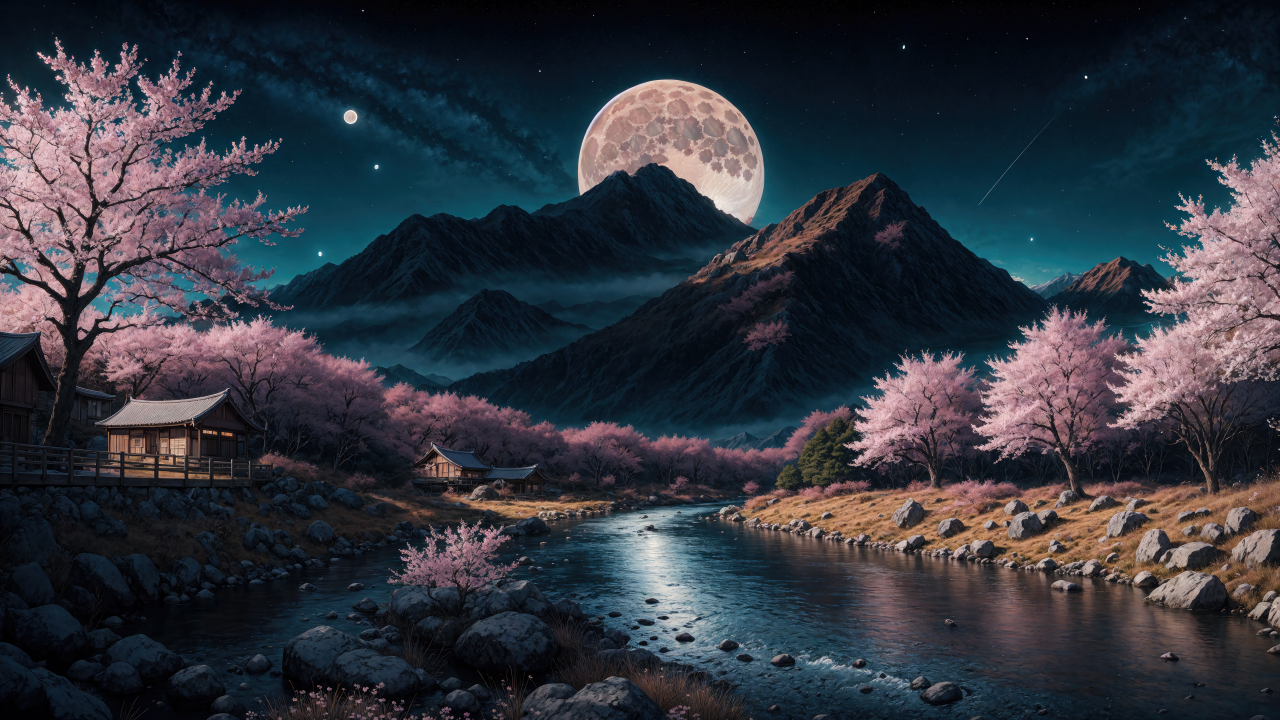
#> input picture Scenery/Cherrry Blossom Moon.jpg, 3840 x 2160 px, found by its file name (shown at 1/3 size); its folder holds only this picture in this run
$ jupyter execute --allow-errors 'Image Data preprocessing..ipynb'   (shell and % lines are left out)   (older library calls are emulated)
#> lines starting #> are read from the running program, lines starting #| are printed output that depends on the picture
# Image Data Preprocessing with Image Feature Extraction.

## Objective

The objective of this case study is to develop a scenery recommendation system that utilizes advanced image processing techniques and machine learning models to recommend visually similar landscape images. The system will analyze an input image of a scenic view and suggest other images from a provided dataset that share similar visual characteristics. Key objectives include:

1. Utilizing image feature extraction to capture rich visual representations of scenic landscapes.
2. Implementing similarity measurement techniques to compare feature vectors of input and dataset images.
3. Developing a recommendation algorithm to rank and suggest visually similar scenery images.

## What and Why?

Scenery recommendation systems play a crucial role in enhancing user experience and engagement in tourism and travel platforms. By leveraging image feature extraction and similarity measurement techniques, we can provide personalized and visually coherent recommendations to users, leading to increased customer satisfaction and retention.

## Implementation Plan

1. **Data Preprocessing:**
   - Load and preprocess images to ensure uniformity and consistency across the dataset.
   - Resize images to a standard size for efficient processing.

2. **Feature Extraction:**
   - Utilize a pre-trained Convolutional Neural Network (CNN) model to extract high-dimensional feature vectors from images.
   - Capture essential visual aspects such as texture, color, and shape in the feature representations.

3. **Similarity Computation:**
   - Implement a similarity measure, such as cosine similarity, to compare feature vectors of input and dataset images.
   - Compute similarity scores to quantify the visual resemblance between images.

4. **Recommendation Generation:**
   - Develop an algorithm to rank dataset images based on similarity scores.
   - Recommend the top N images with the highest similarity scores as visually similar scenery images.

## Workflow

1. **Dataset Preparation:**
   - Load and preprocess a dataset of scenery images, categorizing them by location, landscape type, and other attributes.

2. **Feature Extraction:**
   - Extract feature vectors from images using a pre-trained CNN model, capturing intricate visual details.

3. **Similarity Measurement:**
   - Compare feature vectors of the input image with those of dataset images to compute similarity scores.

4. **Recommendation Generation:**
   - Rank dataset images based on similarity scores to identify visually similar scenery images.
   - Present the top N recommendations to the user as personalized suggestions.

## Loading and Preparing Images

The process of loading and preparing images for machine learning analysis involves reading image files from a storage medium into memory using libraries like PIL (Python Imaging Library) or OpenCV. This ensures that the images are converted into a format that can be easily manipulated and analyzed, typically as multi-dimensional arrays. Properly loading images is crucial for maintaining data integrity and consistency across the dataset, which is essential for subsequent preprocessing and analysis steps.

### Importance of the Process

- **Uniformity:** Ensures all images are in a consistent format, which is crucial for any image processing or machine learning tasks.
- **Integrity:** Maintains the integrity of the data by correctly handling different image formats and ensuring all images are correctly loaded.
- **Visualization:** Allows for initial visualization to verify that the images have been loaded correctly and to get a preliminary understanding of the dataset.

This process sets the foundation for further steps in developing a machine learning model, such as feature extraction, model training, and evaluation. Proper image loading and preparation are critical for achieving reliable and accurate results in any machine learning application involving image data.

[cell 1]
import os
from PIL import Image
import matplotlib.pyplot as plt

# Function to resize images
def resize_images(images, size=(128, 128)):
    resized_images = [img.resize(size, Image.ANTIALIAS) for img in images]  # Using antialiasing for smoother resizing
    return resized_images

# Load and preprocess images
image_folder_path = r'C:\Users\anike\OneDrive\Desktop\Projects\Machine Learning\Image Data Processing\Scenery'
image_files = os.listdir(image_folder_path)
images = [Image.open(os.path.join(image_folder_path, file)) for file in image_files]

## Resizing Images for ensuring uniform input sizes.

Resizing images is a crucial preprocessing step in machine learning pipelines, ensuring uniform input sizes for neural networks and other models. This snippet demonstrates how to resize images to a standard size using Python's PIL library. By defining a function resize_images, images are resized to a specified size (default: 128x128 pixels). The resized images are then displayed for visual inspection, aiding in verifying the resizing process. This step is essential for enhancing computational efficiency and model performance, as it reduces the computational load and memory usage while retaining the essential features of the images.

[cell 2]
# function to resize images
def resize_images(images, size=(128, 128)):
#> called with size = (128, 128)
    resized_images = [img.resize(size) for img in images]
#> resized_images = 1 item
    return resized_images

# resize images
resized_images = resize_images(images)
#> resized_images = 1 item

# display resized images
plt.figure(figsize=(10, 5))
#> (the rest of this cell did not finish here and is left out)

# Understanding the Effects of Image Normalization

We explore the impact of image normalization on the pixel intensity distribution of images. Image normalization is a preprocessing step commonly employed in machine learning tasks to standardize the pixel values of images, typically between 0 and 1. This process is essential for ensuring consistency and improving the performance of machine learning models.

**Steps Taken:**

1. **Loading and Preprocessing Images:**
   - Initially, we loaded a set of images depicting various scenes.
   - To prepare the images for analysis, we resized them to a standard size of 128x128 pixels using Python's Pillow library.

2. **Normalization of Images:**
   - The resized images were then normalized by dividing each pixel value by 255.0, resulting in pixel values scaled between 0 and 1.
   - This step ensured that all images had consistent pixel value ranges, facilitating subsequent analysis and model training.

3. **Visual Comparison:**
   - To visually compare the effects of normalization, we selected two representative images.
   - For each image, we plotted histograms of pixel intensities before and after normalization.
   - The histograms provided insights into the distribution of pixel intensities in the original and normalized images.

[cell 3]
import numpy as np
import matplotlib.pyplot as plt

# Function to normalize images
def normalize_images(images):
    """
    Normalize a list of images by dividing pixel values by 255.

    Parameters:
        images (list): List of PIL.Image objects.

    Returns:
        numpy.ndarray: Array of normalized images.
    """
    # Resize images to a standard size (e.g., 128x128)
    resized_images = [img.resize((128, 128)) for img in images]
#> resized_images = 1 item
    # Convert images to numpy arrays and normalize pixel values
    normalized_images = np.array([np.array(img) / 220.0 for img in resized_images])
    return normalized_images

# Normalize images
normalized_images = normalize_images(resized_images)

# Display the first two normalized images
plt.figure(figsize=(10, 5))
#> (the rest of this cell did not finish here and is left out)

[cell 4]
import numpy as np
import matplotlib.pyplot as plt

# Function to resize images
def resize_images(images, size=(128, 128)):
#> called with size = (128, 128)
    resized_images = [img.resize(size) for img in images]
#> resized_images = 1 item
    return resized_images

# Function to normalize images
def normalize_images(images):
    normalized_images = [np.array(img) / 255.0 for img in images]
#> normalized_images = 1 item
    return np.array(normalized_images)

# Resize images
resized_images = resize_images(images)

# Normalize images
normalized_images = normalize_images(resized_images)

# Display original and normalized images side by side
plt.figure(figsize=(10, 5))
#> (the rest of this cell did not finish here and is left out)

[cell 5]
import numpy as np
import matplotlib.pyplot as plt

# Function to resize images
def resize_images(images, size=(128, 128)):
#> called with size = (128, 128)
    resized_images = [img.resize(size) for img in images]
#> resized_images = 1 item
    return resized_images

# Function to normalize images
def normalize_images(images):
    normalized_images = [np.array(img) / 255.0 for img in images]
#> normalized_images = 1 item
    return np.array(normalized_images)

# Resize images
resized_images = resize_images(images)

# Normalize images
normalized_images = normalize_images(resized_images)

# Convert images to NumPy arrays
orig_array = np.array(resized_images[0])
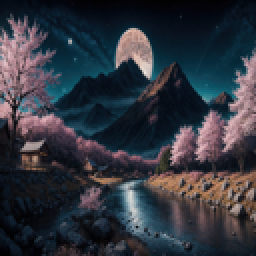
#> orig_array: shape (128, 128, 3) (shown 2 times larger); mean of channels 0, 1, 2 49.5, 53.2, 62; drawn as R, G, B
norm_array = np.array(normalized_images[0])

# Calculate histograms for the original and normalized images
orig_hist = np.histogram(orig_array.ravel(), bins=256, range=(0, 1))
norm_hist = np.histogram(norm_array.ravel(), bins=256, range=(0, 1))

# Plot histograms
plt.figure(figsize=(10, 5))

# Original image histogram
plt.subplot(1, 2, 1)
plt.plot(orig_hist[1][:-1], orig_hist[0], color='blue', label='Original')
plt.title('Original Image Histogram')
plt.xlabel('Pixel Intensity')
plt.ylabel('Frequency')
plt.legend()

# Normalized image histogram
plt.subplot(1, 2, 2)
plt.plot(norm_hist[1][:-1], norm_hist[0], color='orange', label='Normalized')
plt.title('Normalized Image Histogram')
plt.xlabel('Pixel Intensity')
plt.ylabel('Frequency')
plt.legend()

plt.tight_layout()
plt.show()
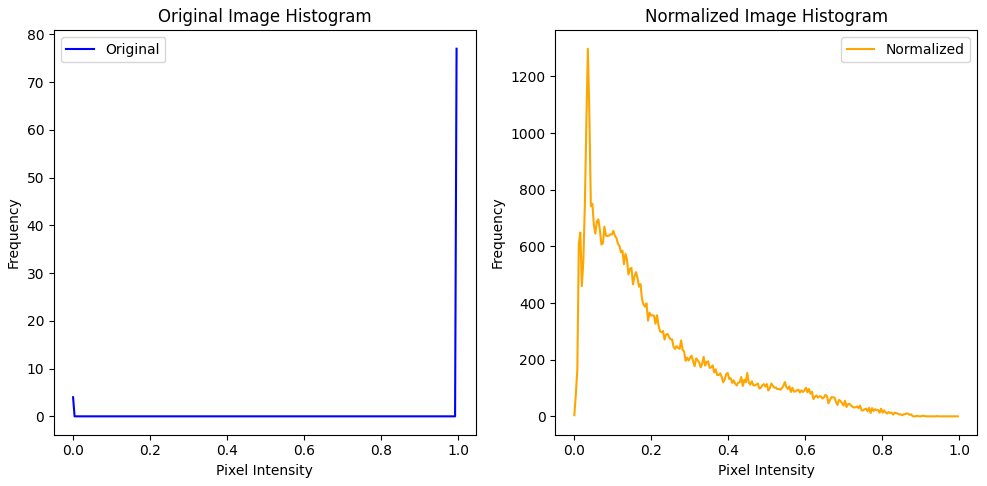
#> figure drawn by matplotlib, 2 panels; panel 1: curve peaks at x = 0.996, y = 77; panel 2: curve peaks at x = 0.0352, y = 1298

### The results of the visual comparison between the original and normalized images:

**Original Image Histograms:**
Before normalization, the histograms of pixel intensities displayed distinct distributions for each image. These distributions reflect the variation in pixel values across different regions of the image. Factors such as lighting conditions, color composition, and image content contribute to the diversity of pixel intensity distributions. In some cases, the histograms may exhibit peaks or clusters corresponding to dominant colors or features within the image. The range of pixel values in these histograms typically spans from 0 to 255 for each color channel (red, green, and blue), representing the full spectrum of possible intensity levels.

**Normalized Image Histograms:**
After normalization, the histograms demonstrated a significant transformation in pixel intensity distributions. By scaling the pixel values to the range of 0 to 1, the normalization process effectively compressed the intensity range of the images. As a result, the histograms exhibited a more uniform and consistent pattern, with pixel intensities distributed across the entire range. Peaks or clusters in the histograms were less pronounced compared to the original images, indicating a smoother distribution of pixel intensities. The normalization process eliminated disparities in pixel value ranges between images, thereby standardizing their representation and facilitating comparability across the dataset.

**Interpretation:**
The shift from original to normalized image histograms signifies the normalization's impact on the pixel intensity distribution. While the original histograms encapsulate the unique characteristics of each image, the normalized histograms emphasize uniformity and consistency in pixel values. This transformation is essential for machine learning tasks, as it removes biases introduced by varying pixel intensity ranges and enhances the model's ability to extract meaningful features from the data. Moreover, the normalization process aids in mitigating issues related to data imbalance and enhances the model's robustness to variations in input data.

**Conclusion:**
The visual comparison of original and normalized image histograms underscores the transformative effect of normalization on pixel intensity distributions. By standardizing pixel values across images, normalization promotes data consistency, facilitates model training, and enhances the overall performance of machine learning algorithms. Understanding these results is crucial for practitioners seeking to build reliable and efficient machine learning pipelines for image analysis tasks.

[cell 6]
from tensorflow.keras.preprocessing.image import ImageDataGenerator


# define data augmentation generator
#> (the rest of this cell did not finish here and is left out)

1. **Definition of Data Augmentation:**
   Data augmentation is a technique used to artificially increase the diversity of a dataset by applying various transformations to the existing data. These transformations include rotations, shifts, flips, zooms, and other modifications that preserve the semantic content of the original data while introducing variability.

2. **ImageDataGenerator Configuration:**
   To perform data augmentation, we use the `ImageDataGenerator` class, which is provided by TensorFlow's Keras API. This class allows us to configure different augmentation parameters, such as rotation range, shift range, shear range, zoom range, horizontal flipping, and fill mode.

3. **Setting Augmentation Parameters:**
   We define the augmentation parameters based on the desired transformations and the characteristics of the dataset. For example, we can specify the degree of rotation allowed, the range of horizontal and vertical shifts, the intensity of shearing, the amount of zooming, and whether to flip images horizontally.

4. **Augmentation Process:**
   Once the augmentation parameters are set, we apply data augmentation to individual images or batches of images using the `ImageDataGenerator`. This generator takes the original images as input and produces augmented versions of those images based on the specified parameters.

5. **Visualization of Augmented Images:**
   After applying data augmentation, we can visualize the augmented images to observe the effects of the transformations. This step allows us to verify that the augmentation process is working as expected and to assess the diversity of the augmented dataset.

6. **Benefits of Data Augmentation:**
   Data augmentation is a powerful technique for increasing the size and diversity of training datasets, which can improve the generalization and robustness of machine learning models. By exposing the model to a wider range of variations in the input data, data augmentation helps prevent overfitting and enhances the model's ability to learn meaningful features.

Data augmentation is a crucial preprocessing step in machine learning tasks, particularly in image classification and object detection, where having a diverse and representative training dataset is essential for model performance.

[cell 7]
import cv2
# function to apply histogram equalization
def histogram_equalization(img):
    img_yuv = cv2.cvtColor(np.array(img), cv2.COLOR_RGB2YUV)
#> img_yuv: shape (128, 128, 3); mean of channels 0, 1, 2 53.1, 132.3, 124.8
    img_yuv[:, :, 0] = cv2.equalizeHist(img_yuv[:, :, 0])
#> img_yuv: shape (128, 128, 3); mean of channels 0, 1, 2 128.9, 132.3, 124.8
    img_equalized = cv2.cvtColor(img_yuv, cv2.COLOR_YUV2RGB)
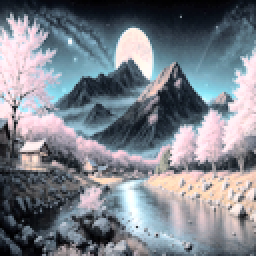
#> img_equalized: shape (128, 128, 3) (shown 2 times larger); mean R, G, B 124, 129, 137.4
    return Image.fromarray(img_equalized)

# apply histogram equalization to all images
equalized_images = [histogram_equalization(img) for img in resized_images]
#> equalized_images = 1 item

# display histogram equalized images
plt.figure(figsize=(10, 5))
#> (the rest of this cell did not finish here and is left out)

$ run again, on Scenery/Sunset.jpg
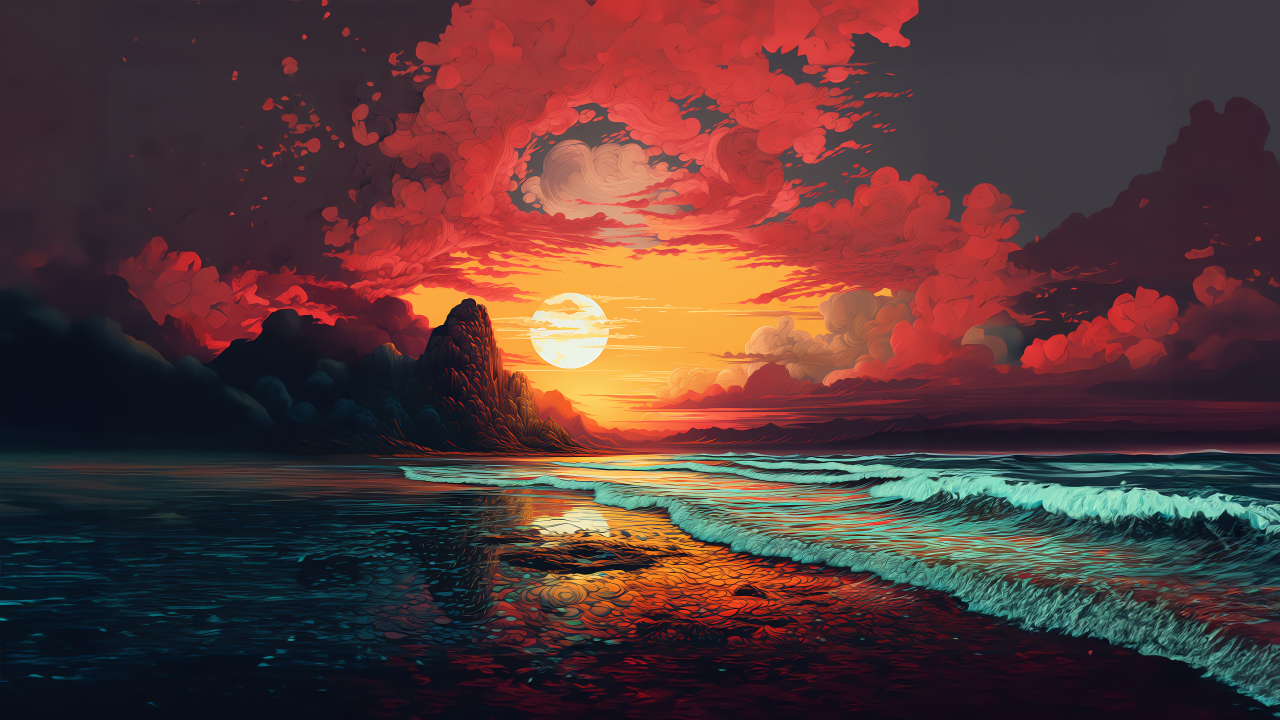
#> input picture Scenery/Sunset.jpg, 3840 x 2160 px, found by its file name (shown at 1/3 size)
#> in resize_images, `resized_images = [img.resize(size) for img in images]`: resized_images = 1 item
#> `plt.show()`:
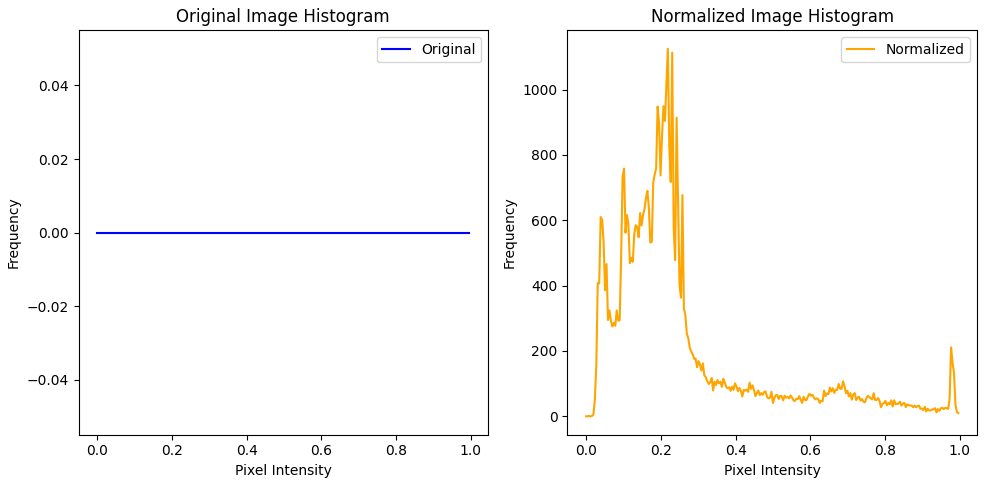
#> figure drawn by matplotlib, 2 panels; panel 2: curve peaks at x = 0.219, y = 1125
#> in histogram_equalization, `img_equalized = cv2.cvtColor(img_yuv, cv2.COLOR_YUV2RGB)`:
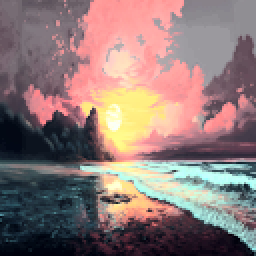
#> img_equalized: shape (128, 128, 3) (shown 2 times larger); mean R, G, B 141.3, 119.8, 118.1
